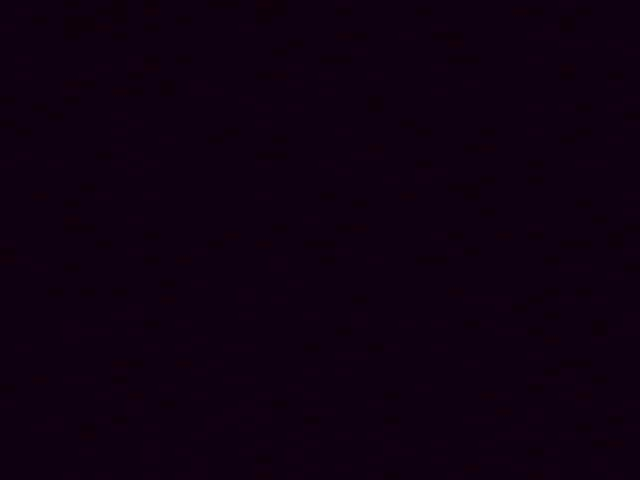
#> input picture Test Images/Peso full high res scan/Z00550R00100/X05250Y00900Z00550R00100.jpg, 640 x 480 px
$ python blur.py --input '../Test Images/Peso full high res scan/Z00550R00100' --output out   (older library calls are emulated)
#> lines starting #> are read from the running program, lines starting #| are printed output that depends on the picture
'''

Finds the focus metric which is inversely correlated with blurriness.
The most in focus files will have high focus metrics. evalBlur exports a list of sorted tuples from least to most in focus.

Yujie

'''

'''

TODO: add extension functionality or remove fxns

-Yujie

'''

from imutils import paths
import os, os.path
import cv2
import argparse
import operator
import pprint
from os import listdir
from os.path import isfile, join
from shutil import copyfile


#code adapted from https://www.pyimagesearch.com/2015/09/07/blur-detection-with-opencv/

def variance_of_laplacian(image):
	# compute the Laplacian of the image and then return the focus
	# measure, which is simply the variance of the Laplacian
	return cv2.Laplacian(image, cv2.CV_64F).var()

#images should be passed in from another .py file that imports blur.py
def evalBlur(folder):
	blurDict = {}
	bestImages = []
	rawFolders = [x[0] for x in os.walk(folder)]
	for folder in rawFolders:
		imagePaths = [os.path.join(folder, file) for file in listdir(folder) if isfile(os.path.join(folder, file))]
		#print(imagePaths)
		len(imagePaths)
		bestFocusMetric = 0
		bestImage = ""
		#make the image grayscale and use LaPlace to evaluate focus
		for imagePath in imagePaths:
			image = cv2.imread(imagePath)
#> image is the input picture: shape (480, 640, 3); mean B, G, R 16.63, 0.00481, 14.31
			gray = cv2.cvtColor(image, cv2.COLOR_BGR2GRAY)
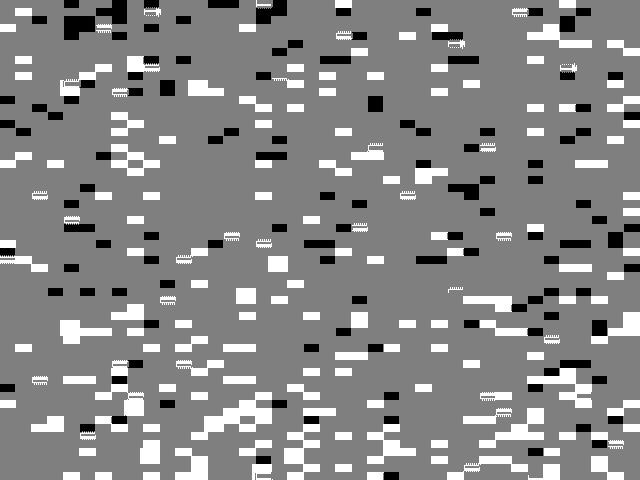
#> gray: shape (480, 640); min 5, max 7, mean 6.06; drawn with min black and max white
			#for focusMetric, higher is better
			focusMetric = variance_of_laplacian(gray)
#> focusMetric = 0.164
			blurDict[imagePath] = focusMetric
			if focusMetric > bestFocusMetric:
				bestImage = imagePath
				bestFocusMetric = focusMetric
#> bestFocusMetric = 0.164
			#print(bestImage)
			#print(imagePath)
			#print(focusMetric)
		bestImages.append(bestImage)
	sortedBlur = sorted(blurDict.items(), key=operator.itemgetter(1))
#> sortedBlur = 2 items
	bestImages = [valid for valid in bestImages if valid != ""]
#> bestImages = 1 item
	#this is a list of tuples from worst (lowest focus metric) to best (highest fm)
	return sortedBlur, bestImages

def main(folder, output, extension = ".png"):
	bestImages = evalBlur(folder)[1]
#> bestImages = 1 item
	print("\n" * 10)
	pprint.pprint(bestImages)
#| ['../Test Images/Peso full high res '
#|  'scan/Z00550R00100/X05250Y00900Z00550R00100.jpg']

	for image in bestImages:
		print(os.path.basename(image))
		copyfile(image, os.path.join(output, os.path.basename(image)))
#> this loop made 1 pass
#| X05250Y00900Z00550R00100.jpg


if __name__ == '__main__':
	parser = argparse.ArgumentParser()
	parser.add_argument("-i", "--input", required=True, help="input folder location")
	parser.add_argument("-o", "--output", required=True, help="output folder location")
	parser.add_argument("-e", "--extension", required=False, help="file extension without .")
	args = vars(parser.parse_args())
	if args["extension"]:
		extension = "." + args["extension"]
		main(args["input"], args["output"], extension = extension)
	else:
		main(args["input"], args["output"])
